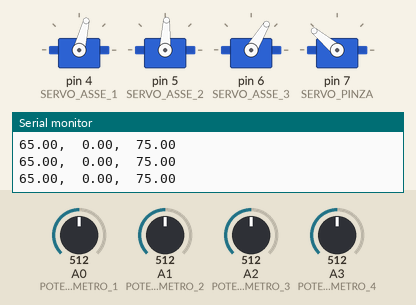
This sketch was run on a simulated Arduino Uno, built with avr-gcc and run on an emulated ATmega328P. On the bench: 4 × servo, the last lines printed to the serial monitor. The inputs (shaded band) are chosen by the test bench; at power-on: A1 (POTENZIOMETRO_2) = 512, A2 (POTENZIOMETRO_3) = 512, A0 (POTENZIOMETRO_1) = 512, A3 (POTENZIOMETRO_4) = 512.

Above: at 1.2 s.
1.3 s: A1 (POTENZIOMETRO_2) set to 716
At 3.89 s:
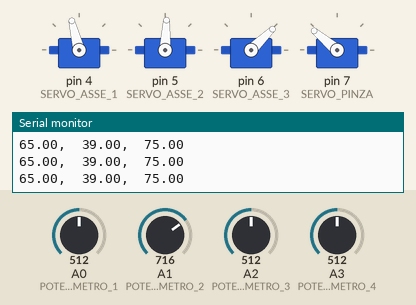
4.3 s: A2 (POTENZIOMETRO_3) set to 716
7.3 s: A0 (POTENZIOMETRO_1) set to 306
At 10.0 s:
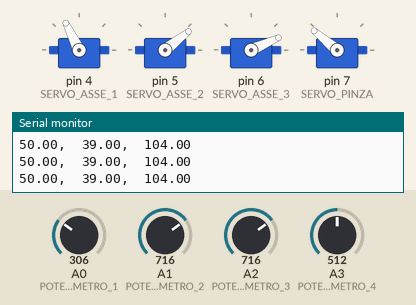
10.3 s: A3 (POTENZIOMETRO_4) set to 306
At 10.9 s:
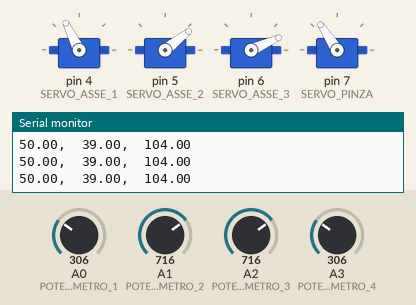
11.8 s: A1 (POTENZIOMETRO_2) set to 306
At 12.7 s:
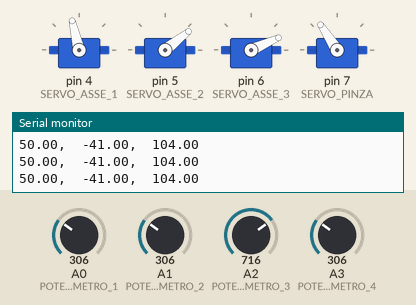
14.8 s: A2 (POTENZIOMETRO_3) set to 30
Timing chart, 0 to 22.7 s (numbered marks = the images above; inputs shaded):
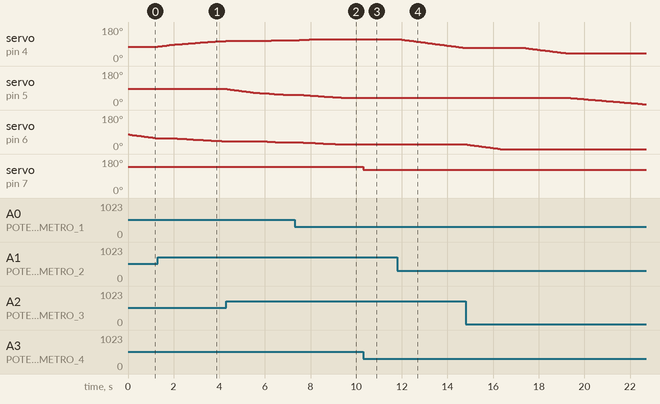

The sketch:

cinematica_inversa.ino
```cpp
/*
 *  VEDI LA LEZIONE COMPLETA : Parte1  https://youtu.be/-GhcSwgHhyY
 *                             Parte2  https://youtu.be/-JHmvQKPbj0
 */

#include <Servo.h>

Servo Servo_0;   /* asse 1, angolo Beta */
Servo Servo_1;   /* asse 2, angolo Alfa */
Servo Servo_2;   /* asse 3, angolo Gamma */
Servo Servo_3;

#define POTENZIOMETRO_1   A0
#define POTENZIOMETRO_2   A1
#define POTENZIOMETRO_3   A2
#define POTENZIOMETRO_4   A3

#define SERVO_ASSE_1  4
#define SERVO_ASSE_2  5
#define SERVO_ASSE_3  6
#define SERVO_PINZA   7
#define PULSANTE      3

#define DELTA_ALFA    1
#define DELTA_BETA    1
#define DELTA_GAMMA   1

#define OFFSET_ALFA    0
#define OFFSET_BETA    -11
#define OFFSET_GAMMA   -10


int potenziometro[4];
int alfa1024, beta1024, gamma1024;
float xmm, ymm, zmm;
int tempoPressionePulsanteDS;

void setup()
{
  Serial.begin(115200);

  Servo_0.attach( SERVO_ASSE_1 );
  Servo_1.attach( SERVO_ASSE_2 );
  Servo_2.attach( SERVO_ASSE_3 );
  Servo_3.attach( SERVO_PINZA );

  // PULSANTE
  pinMode(PULSANTE, INPUT);

  tempoPressionePulsanteDS = 0;
  alfa1024 = 500;
  beta1024 = 500;
  gamma1024 = 500;
  calcoloCinematicoDiretto(alfa1024, beta1024, gamma1024, &xmm, &ymm, &zmm);
  writeServo();

}

/*
 - loop function
 * ---------------------------------------------------------------------------*/
void loop()
{
  readPot();

  float x2mm, y2mm, z2mm;
  x2mm = map(potenziometro[0], 0, 1023,   30, 100);
  y2mm = map(potenziometro[1], 0, 1023, -100, 100);
  z2mm = map(potenziometro[2], 0, 1023,    0, 150);

  Serial.print(x2mm);
  Serial.print(",\t");
  Serial.print(y2mm);
  Serial.print(",\t");
  Serial.println(z2mm);

/***************

  PRESA DIRETTA SUI POTENZIOMETRI:

  alfa1024 = potenziometro[1];
  beta1024 = potenziometro[0];
  gamma1024 = potenziometro[2];

****************/

  /* posizione effettiva : xmm, ymm, zmm */
  /* posizione desiderata : x2mm, y2mm, z2mm */

  int alfa1024_ok,  beta1024_ok,  gamma1024_ok;
  float errore1;

  calcoloCinematicoDiretto(alfa1024, beta1024, gamma1024, &xmm, &ymm, &zmm);
  errore1 = calcoloErrore ((x2mm - xmm), (y2mm - ymm), (z2mm - zmm));

  alfa1024_ok = alfa1024;
  beta1024_ok = beta1024;
  gamma1024_ok = gamma1024;

  /* TENTATIVO 1 */
  tentativoMovimento( alfa1024 + DELTA_ALFA, beta1024, gamma1024, &errore1, x2mm, y2mm, z2mm, &alfa1024_ok, &beta1024_ok, &gamma1024_ok);

  /* TENTATIVO 2 */
  tentativoMovimento( alfa1024 - DELTA_ALFA, beta1024, gamma1024, &errore1, x2mm, y2mm, z2mm, &alfa1024_ok, &beta1024_ok, &gamma1024_ok);

  /* TENTATIVO 3 */
  tentativoMovimento( alfa1024, beta1024 + DELTA_BETA, gamma1024, &errore1, x2mm, y2mm, z2mm, &alfa1024_ok, &beta1024_ok, &gamma1024_ok);

  /* TENTATIVO 4 */
  tentativoMovimento( alfa1024, beta1024 - DELTA_BETA, gamma1024, &errore1, x2mm, y2mm, z2mm, &alfa1024_ok, &beta1024_ok, &gamma1024_ok);

  /* TENTATIVO 5 */
  tentativoMovimento( alfa1024, beta1024, gamma1024 + DELTA_GAMMA, &errore1, x2mm, y2mm, z2mm, &alfa1024_ok, &beta1024_ok, &gamma1024_ok);

  /* TENTATIVO 6 */
  tentativoMovimento( alfa1024, beta1024, gamma1024 - DELTA_GAMMA, &errore1, x2mm, y2mm, z2mm, &alfa1024_ok, &beta1024_ok, &gamma1024_ok);

  alfa1024 =  alfa1024_ok;
  beta1024 =  beta1024_ok;
  gamma1024 = gamma1024_ok;

  writeServo();

}
```

Button.ino
```cpp
//Calculate the time the button  pressed
void readButton()
{
  if (digitalRead(PULSANTE) == 0)
  {
    delay(10);
    if (digitalRead(PULSANTE) == 0)
    {
      tempoPressionePulsanteDS = 0;
      while (!digitalRead(PULSANTE))
      {
        tempoPressionePulsanteDS ++;
        delay(100);
      }
    }
  }
}
```

Cinematica.ino
```cpp
void calcoloCinematicoDiretto(int alfa1024, int beta1024, int gamma1024, float *xmm, float *ymm, float *zmm) {

  float alfaDeg, betaDeg, gammaDeg;
  alfaDeg  = map(alfa1024, 0, 1023,  18000,    0) / 100.0;
  betaDeg  = map(beta1024, 0, 1023,  -9000, 9000) / 100.0;
  gammaDeg = map(gamma1024, 0, 1023, 18000,    0) / 100.0;

  /* trasformo da gradi a radianti */
  float alfaRad, betaRad, gammaRad;
  alfaRad  = alfaDeg * 3.141592/180.00;
  betaRad  = betaDeg * 3.141592/180.00;
  gammaRad = gammaDeg * 3.141592/180.00;

  float xOmm, yOmm, zOmm;
  xOmm = 0;
  yOmm = 0;
  zOmm = 0;

  float xO1mm, yO1mm, zO1mm;
  xO1mm = xOmm + 0;
  yO1mm = yOmm + 0;
  zO1mm = zOmm + 64;

  float xO2mm, yO2mm, zO2mm;
  xO2mm = xO1mm + 60*cos(alfaRad)*cos(betaRad);
  yO2mm = yO1mm + 60*cos(alfaRad)*sin(betaRad);
  zO2mm = zO1mm + 60*sin(alfaRad);

  float xPmm, yPmm, zPmm;
  /*
   * SENZA CONSIDERARE I 10 MM DI DISALLINEAMENTO
   *
  xPmm = xO2mm + 110*cos(alfaRad - gammaRad)*cos(betaRad);
  yPmm = yO2mm + 110*cos(alfaRad - gammaRad)*sin(betaRad);
  zPmm = zO2mm + 110*sin(alfaRad - gammaRad);
   *
   */
  /*
   * CONSIDERANDO I 10 MM DI DISALLINEAMENTO IN Z
   */
  xPmm = xO2mm + (110*cos(alfaRad - gammaRad) - 10*sin(alfaRad - gammaRad))*cos(betaRad);
  yPmm = yO2mm + (110*cos(alfaRad - gammaRad) - 10*sin(alfaRad - gammaRad))*sin(betaRad);
  zPmm = zO2mm + (110*sin(alfaRad - gammaRad) + 10*cos(alfaRad - gammaRad));

  *xmm = xPmm;
  *ymm = yPmm;
  *zmm = zPmm;

  /*
  Serial.print(xPmm);
  Serial.print(",");
  Serial.print(yPmm);
  Serial.print(",");
  Serial.println(zPmm);
  */
}

float calcoloErrore ( float deltaX, float deltaY, float deltaZ ) {

  return ((deltaX*deltaX) + (deltaY*deltaY) + (deltaZ*deltaZ));

}


void tentativoMovimento(int alfa1024_tmp, int beta1024_tmp, int gamma1024_tmp,
                        float *errore1,
                        float x2mm, float y2mm, float z2mm,
                        int *alfa1024_ok, int *beta1024_ok, int *gamma1024_ok) {

  float xmm_tmp, ymm_tmp, zmm_tmp, errore2;

  calcoloCinematicoDiretto(alfa1024_tmp, beta1024_tmp, gamma1024_tmp, &xmm_tmp, &ymm_tmp, &zmm_tmp);
  errore2 = calcoloErrore ( (x2mm - xmm_tmp), (y2mm - ymm_tmp), (z2mm - zmm_tmp));

  if (errore2 < *errore1) {
    *alfa1024_ok = alfa1024_tmp;
    *beta1024_ok = beta1024_tmp;
    *gamma1024_ok = gamma1024_tmp;

    *errore1 = errore2;
  }

}

void writeServo() {

  Servo_1.write(map(alfa1024, 0, 1023, 0, 180)       + OFFSET_ALFA);
  Servo_0.write(map(beta1024, 0, 1023, 0, 180)       + OFFSET_BETA);
  Servo_2.write(map(gamma1024, 0, 1023, 0, 180)      + OFFSET_GAMMA);
  Servo_3.write(map(potenziometro[3], 0, 1023, 100, 180));

}
```

Record.ino
```cpp
//Read the values ot the potentiometers.
void readPot()
{
  potenziometro[0] = analogRead( POTENZIOMETRO_1 );
  potenziometro[1] = analogRead( POTENZIOMETRO_2 );
  potenziometro[2] = analogRead( POTENZIOMETRO_3 );
  potenziometro[3] = analogRead( POTENZIOMETRO_4 );
}
```

Measured:
- after the input at 1.3 s, servo on pin 4 (SERVO_ASSE_1): moves from 76° to 106° over 3.0 s, starting at once
- after the input at 7.3 s, servo on pin 4 (SERVO_ASSE_1): moves from 110° to 116° over 1.6 s, starting after 0.08 s; servo on pin 5 (SERVO_ASSE_2): moves from 55° to 38° over 2.0 s, starting after 0.13 s; servo on pin 6 (SERVO_ASSE_3): moves from 35° to 24° over 1.8 s, starting after 0.39 s
- after the input at 10.3 s, servo on pin 7 (SERVO_PINZA): 140° → 123° at once
- after the input at 11.8 s, servo on pin 4 (SERVO_ASSE_1): moves from 116° to 70° over 2.9 s, starting after 0.07 s
